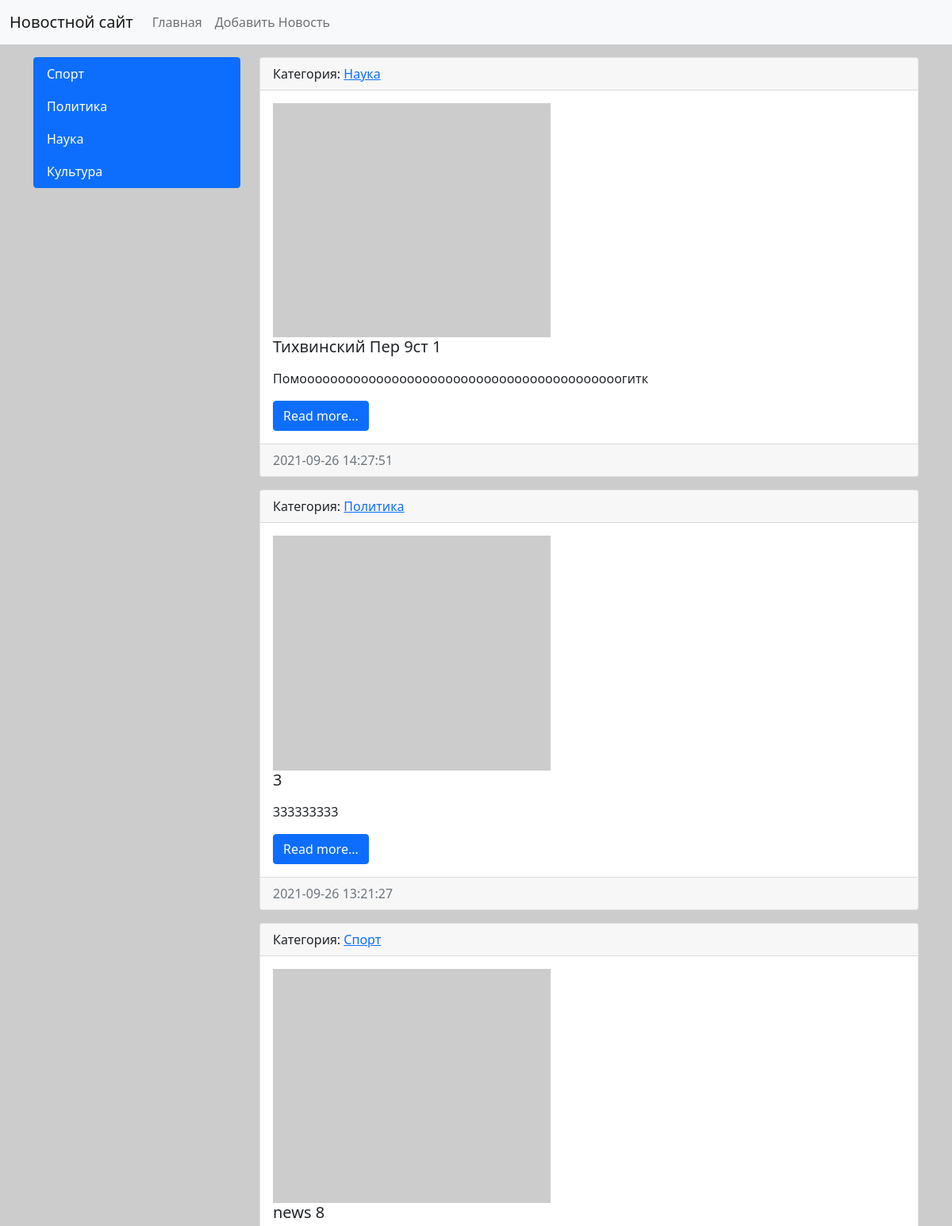
Before: / (upper part) with the older database file.
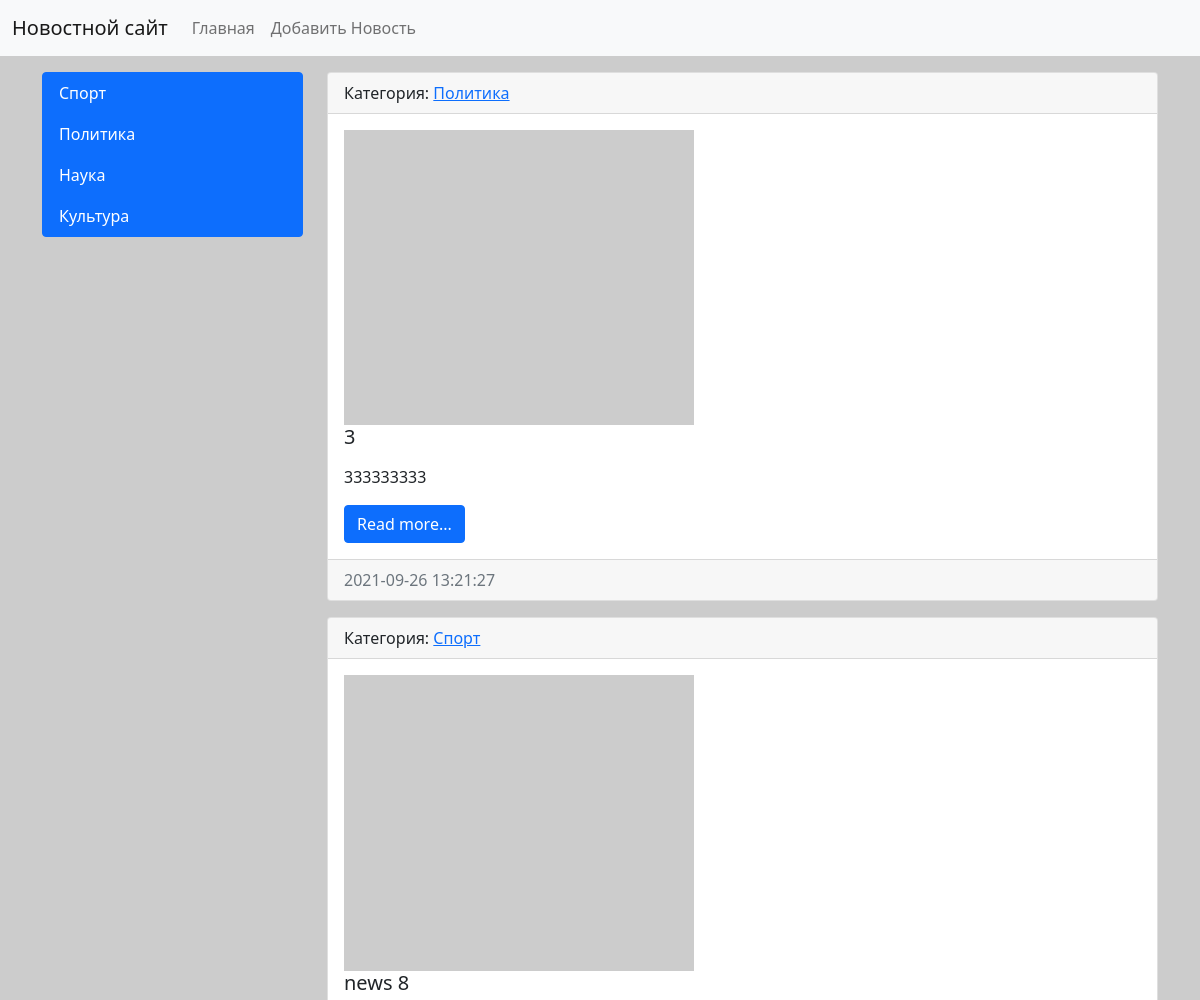
After: the same page with the newer database file.
### news/models.py (models this page shows, shortened)
class Category(models.Model):
    title = models.CharField(max_length=150, db_index=True, verbose_name='Наименование категории')
    def get_absolute_url(self):
        return reverse('category', kwargs={'category_id': self.pk})
    def __str__(self):
        return self.title
    class Meta:
        verbose_name = 'Категория'
        verbose_name_plural = 'Категории'
        ordering = ['-title']

class News(models.Model):
    title = models.CharField(max_length=150, verbose_name='Наименование')
    content = models.TextField(blank=True, verbose_name='Контент')
    created_at = models.DateTimeField(auto_now_add=True, verbose_name='Дата публикации')
    updated_at = models.DateTimeField(auto_now=True, verbose_name='Обновлено')
    photo = models.ImageField(blank=True, upload_to='photos/%Y/%m/%d/', verbose_name='Опубликовано')
    is_published = models.BooleanField(default=True)
    category = models.ForeignKey('Category', on_delete=models.PROTECT, verbose_name = 'Категория')
    def get_absolute_url(self):
        return reverse('view_news', kwargs={'news_id': self.pk})
    class Meta:
        verbose_name='Новость'
        verbose_name_plural='Новости'
        ordering=['-created_at']

### news/views.py (the view)
# urls.py: path('', HomeNews.as_view(), name='home'),
class HomeNews(ListView):
    model = News
    template_name = 'news/home_news_list.html'
    context_object_name = 'news'
    def get_context_data(self, *, object_list=None, **kwargs):
        context=super().get_context_data(**kwargs)
        context['title'] = 'Главная страница'
        return context
    def get_queryset(self):
        return News.objects.filter(is_published=True)

### news/templatetags/news_tags.py (called while the page is built)
@register.inclusion_tag('news/list_categories.html')
def show_categories(arg1='hello', arg2='world'):
    categories = Category.objects.all()
    return {"categories": categories, 'arg1':arg1,'arg2':arg2}

### news/templates/news/home_news_list.html (shortened to what this page needs)
{% extends 'base.html' %}
{% block sidebar %}
{% include 'inc/_sidebar.html' %}
{% endblock %}
{% block content %}
{% for item in news %}
<div class="card mb-3">
    <div class="card-header">
        Категория: <a href="{{ item.get_absolute_url }}" >{{ item.category }}</a>
    </div>
    <div class="card-body">
        <div class ='media'>
            {% if item.photo %}
            <img src="{{ item.photo.url }}" alt="" width="350"  class="mr-3">
            {% else %}
            <img src="https://picsum.photos/id/237/200/300" alt="" width="350" class="mr-3">
            {% endif %}
            <div class="media-body">
                <h5 class="card-title">{{ item.title }}</h5>
                <p class="card-text">{{ item.content|linebreaks|truncatewords:50 }}</p>
                <a href="{{ item.get_absolute_url }}" class="btn btn-primary">Read more...</a>
            </div>
        </div>
    </div>
    <div class="card-footer text-muted">
        {{ item.created_at|date:"Y-m-d H:i:s" }}
    </div>
</div>
{% endfor %}
{% endblock %}

### templates/base.html (shortened to what this page needs)
<!doctype html>
{% load static %}
<html lang="en">
<head>
  <link rel="stylesheet" href="{% static 'bootstrap/css/bootstrap.min.css' %}">
   <link rel="stylesheet" href="{% static 'css/style.css' %}">
</head>
<body>
{% include 'inc/_nav.html' %}
<div class="container mt-3">
  <div class="row">
    <div class="col-md-3">
      {% block sidebar %}SIDEBAR{% endblock %}
    </div>
    <div class="col-md-9">
    {% block content %}CONTENT{% endblock %}
    </div>
  </div>
</div>
</body>
</html>

### templates/inc/_nav.html (shortened to what this page needs)
<nav class="navbar navbar-expand-lg navbar-light bg-light">
  <div class="container-fluid">
    <a class="navbar-brand" href="{% url 'home' %}">Новостной сайт</a>
    <div class="collapse navbar-collapse" id="navbarSupportedContent">
      <ul class="navbar-nav me-auto mb-2 mb-lg-0">
        <li class="nav-item"><a class="nav-link" href="{% url 'home' %}">Главная</a></li>
        <li class="nav-item"><a class="nav-link" href="{% url 'add_news' %}">Добавить Новость</a></li>
      </ul>
    </div>
  </div>
</nav>

### templates/inc/_sidebar.html (shortened to what this page needs)
{% load news_tags %}
{% show_categories %}

### news/templates/news/list_categories.html
<div class="list-group">
    {% for item in  categories %}
    <a href="{{ item.get_absolute_url }}" class="list-group-item list-group-item-action active" >
        {{ item.title }}
    </a>
    {% endfor %}
</div>

Changed rows visible on the page:
no longer on this page (row edited): News: category "Наука", title "Тихвинский Пер 9ст 1", content "Помоооооооооооооооооооооооооооооооооооооооооогитк", created_at "2021-09-26 14:27:51"
